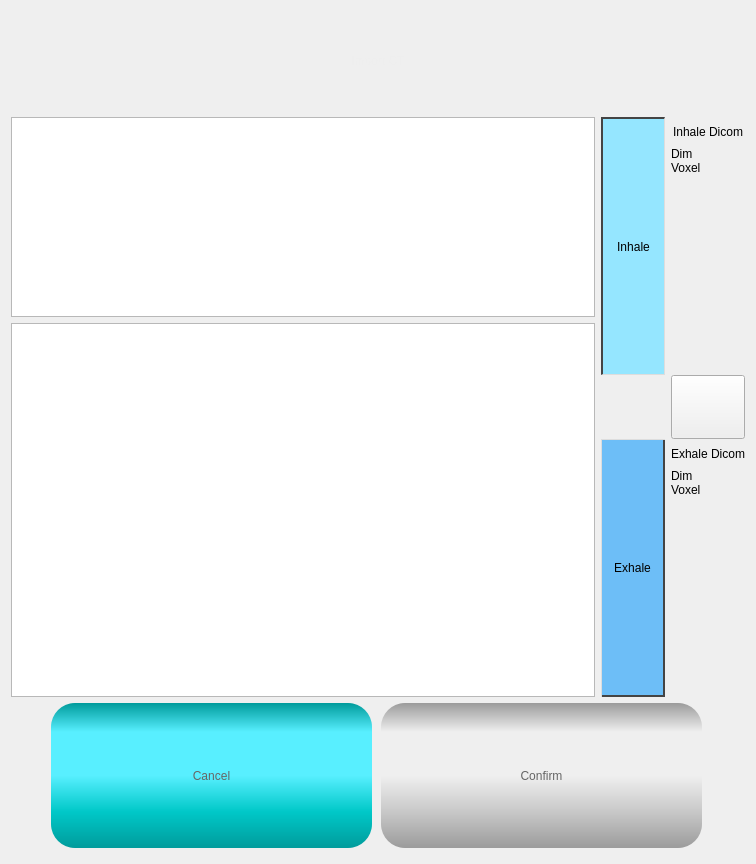
          <widget class="QWidget" name="pgDicomList">
           <layout class="QGridLayout" name="gridLayout_12">
            <item row="1" column="0">
             <widget class="QTreeView" name="treeDicomFilter">
              <property name="maximumSize">
               <size>
                <width>16777215</width>
                <height>200</height>
               </size>
              </property>
              <property name="styleSheet">
               <string notr="true">font: 12pt &quot;Arial&quot;;</string>
              </property>
             </widget>
            </item>
            <item row="1" column="1" rowspan="2">
             <widget class="QWidget" name="wdgButtonGroup" native="true">
              <property name="styleSheet">
               <string notr="true">#wdgArrowRight{
	image:url(image/cil-arrow-thick-from-left.png);
}

QPushButton{
	background-color:rgb(109, 190, 247);
	border-top:1px solid #ddd;
	border-left:1px solid #ddd;
	border-bottom:2px solid #444;
	border-right:2px solid #444;
}

QPushButton:checked{
	background-color:rgb(149, 230, 255);
	border-top:2px solid #444;
	border-left:2px solid #444;
	border-bottom:1px solid #ddd;
	border-right:1px solid #ddd;
}</string>
              </property>
              <layout class="QVBoxLayout" name="verticalLayout_7">
               <property name="spacing">
                <number>0</number>
               </property>
               <property name="leftMargin">
                <number>0</number>
               </property>
               <property name="topMargin">
                <number>0</number>
               </property>
               <property name="rightMargin">
                <number>0</number>
               </property>
               <property name="bottomMargin">
                <number>0</number>
               </property>
               <item>
                <widget class="QPushButton" name="btnInhale">
                 <property name="sizePolicy">
                  <sizepolicy hsizetype="Minimum" vsizetype="Expanding">
                   <horstretch>0</horstretch>
                   <verstretch>0</verstretch>
                  </sizepolicy>
                 </property>
                 <property name="maximumSize">
                  <size>
                   <width>64</width>
                   <height>16777215</height>
                  </size>
                 </property>
                 <property name="text">
                  <string>Inhale</string>
                 </property>
                 <property name="checkable">
                  <bool>true</bool>
                 </property>
                 <property name="checked">
                  <bool>true</bool>
                 </property>
                 <attribute name="buttonGroup">
                  <string notr="true">btgDicom</string>
                 </attribute>
                </widget>
               </item>
               <item>
                <widget class="QWidget" name="wdgArrowRight" native="true">
                 <property name="minimumSize">
                  <size>
                   <width>64</width>
                   <height>64</height>
                  </size>
                 </property>
                 <property name="maximumSize">
                  <size>
                   <width>64</width>
                   <height>16777215</height>
                  </size>
                 </property>
                </widget>
               </item>
               <item>
                <widget class="QPushButton" name="btnExhale">
                 <property name="sizePolicy">
                  <sizepolicy hsizetype="Minimum" vsizetype="Expanding">
                   <horstretch>0</horstretch>
                   <verstretch>0</verstretch>
                  </sizepolicy>
                 </property>
                 <property name="maximumSize">
                  <size>
                   <width>64</width>
                   <height>16777215</height>
                  </size>
                 </property>
                 <property name="text">
                  <string>Exhale</string>
                 </property>
                 <property name="checkable">
                  <bool>true</bool>
                 </property>
                 <attribute name="buttonGroup">
                  <string notr="true">btgDicom</string>
                 </attribute>
                </widget>
               </item>
              </layout>
             </widget>
            </item>
            <item row="1" column="2" rowspan="2">
             <widget class="QWidget" name="wdgPreview" native="true">
              <property name="maximumSize">
               <size>
                <width>300</width>
                <height>16777215</height>
               </size>
              </property>
              <property name="styleSheet">
               <string notr="true">#lblInhale, #lblExhale{
	font: 12pt &quot;Arial&quot;;
	background-color:rgb(24, 255, 217);
}

#lblInfoInhale{
	font: 9pt &quot;Courier New&quot;;
	background-color:rgb(100, 0, 0);
	color:#ff0;
}

 #lblInfoExhale{
	font: 9pt &quot;Courier New&quot;;
	background-color:rgb(0,100, 0);
	color:#ff0;
}

QPushButton{
	image:url(image\\swap-vertical.png);
	background-color:rgb(109, 190, 247);
	border-top:1px solid #ddd;
	border-left:1px solid #ddd;
	border-bottom:2px solid #444;
	border-right:2px solid #444;
}

QPushButton:pressed{
	border-top:2px solid #444;
	border-left:2px solid #444;
	border-bottom:1px solid #ddd;
	border-right:1px solid #ddd;
}

#wdgInhale{
	background-color:rgb(100, 0, 0);
}

#wdgExhale{
	background-color:rgb(0,100, 0);
}
</string>
              </property>
              <layout class="QVBoxLayout" name="verticalLayout_6">
               <property name="spacing">
                <number>0</number>
               </property>
               <property name="leftMargin">
                <number>0</number>
               </property>
               <property name="topMargin">
                <number>0</number>
               </property>
               <property name="rightMargin">
                <number>0</number>
               </property>
               <property name="bottomMargin">
                <number>0</number>
               </property>
               <item>
                <widget class="QLabel" name="lblInhale">
                 <property name="minimumSize">
                  <size>
                   <width>0</width>
                   <height>30</height>
                  </size>
                 </property>
                 <property name="maximumSize">
                  <size>
                   <width>16777215</width>
                   <height>30</height>
                  </size>
                 </property>
                 <property name="text">
                  <string>Inhale Dicom</string>
                 </property>
                 <property name="alignment">
                  <set>Qt::AlignCenter</set>
                 </property>
                </widget>
               </item>
               <item>
                <widget class="QLabel" name="lblInfoInhale">
                 <property name="text">
                  <string>Dim
Voxel</string>
                 </property>
                </widget>
               </item>
               <item>
                <widget class="QWidget" name="wdgInhale" native="true">
                 <property name="sizePolicy">
                  <sizepolicy hsizetype="Preferred" vsizetype="Expanding">
                   <horstretch>0</horstretch>
                   <verstretch>0</verstretch>
                  </sizepolicy>
                 </property>
                 <property name="minimumSize">
                  <size>
                   <width>0</width>
                   <height>200</height>
                  </size>
                 </property>
                </widget>
               </item>
               <item>
                <widget class="QPushButton" name="btnSwap">
                 <property name="minimumSize">
                  <size>
                   <width>0</width>
                   <height>64</height>
                  </size>
                 </property>
                 <property name="text">
                  <string/>
                 </property>
                </widget>
               </item>
               <item>
                <widget class="QLabel" name="lblExhale">
                 <property name="minimumSize">
                  <size>
                   <width>0</width>
                   <height>30</height>
                  </size>
                 </property>
                 <property name="maximumSize">
                  <size>
                   <width>16777215</width>
                   <height>30</height>
                  </size>
                 </property>
                 <property name="text">
                  <string>Exhale Dicom</string>
                 </property>
                 <property name="alignment">
                  <set>Qt::AlignCenter</set>
                 </property>
                </widget>
               </item>
               <item>
                <widget class="QLabel" name="lblInfoExhale">
                 <property name="text">
                  <string>Dim
Voxel</string>
                 </property>
                </widget>
               </item>
               <item>
                <widget class="QWidget" name="wdgExhale" native="true">
                 <property name="sizePolicy">
                  <sizepolicy hsizetype="Preferred" vsizetype="Expanding">
                   <horstretch>0</horstretch>
                   <verstretch>0</verstretch>
                  </sizepolicy>
                 </property>
                 <property name="minimumSize">
                  <size>
                   <width>0</width>
                   <height>200</height>
                  </size>
                 </property>
                </widget>
               </item>
              </layout>
             </widget>
            </item>
            <item row="2" column="0">
             <widget class="QTreeView" name="treeDicom">
              <property name="mouseTracking">
               <bool>true</bool>
              </property>
              <property name="styleSheet">
               <string notr="true">font: 12pt &quot;Arial&quot;;</string>
              </property>
              <property name="selectionBehavior">
               <enum>QAbstractItemView::SelectRows</enum>
              </property>
             </widget>
            </item>
            <item row="0" column="0" colspan="3">
             <widget class="QLabel" name="label_title_6">
              <property name="minimumSize">
               <size>
                <width>0</width>
                <height>100</height>
               </size>
              </property>
              <property name="maximumSize">
               <size>
                <width>16777215</width>
                <height>100</height>
               </size>
              </property>
              <property name="styleSheet">
               <string notr="true">	color:#eeeeee;
	font: 32pt &quot;Cascadia Code SemiBold&quot;;
	padding:0px;
	margin:0px;</string>
              </property>
              <property name="text">
               <string>Import CT</string>
              </property>
              <property name="alignment">
               <set>Qt::AlignCenter</set>
              </property>
             </widget>
            </item>
            <item row="3" column="0" colspan="3">
             <layout class="QHBoxLayout" name="horizontalLayout_12">
              <item>
               <spacer name="horizontalSpacer_29">
                <property name="orientation">
                 <enum>Qt::Horizontal</enum>
                </property>
                <property name="sizeHint" stdset="0">
                 <size>
                  <width>40</width>
                  <height>20</height>
                 </size>
                </property>
               </spacer>
              </item>
              <item>
               <widget class="QPushButton" name="btnCancel">
                <property name="sizePolicy">
                 <sizepolicy hsizetype="Minimum" vsizetype="Fixed">
                  <horstretch>0</horstretch>
                  <verstretch>0</verstretch>
                 </sizepolicy>
                </property>
                <property name="minimumSize">
                 <size>
                  <width>324</width>
                  <height>150</height>
                 </size>
                </property>
                <property name="maximumSize">
                 <size>
                  <width>324</width>
                  <height>16777215</height>
                 </size>
                </property>
                <property name="styleSheet">
                 <string notr="true">QPushButton{
font: 48pt &quot;Arial&quot;;
color:#666666;
border-radius:24px;
background-color: qlineargradient(spread:pad, x1:0, y1:0, x2:0, y2:1, stop:0 rgba(0, 155, 155, 255), stop:0.2 rgba(88, 239, 255, 255), stop:0.5 rgba(88, 239, 255, 255), stop:0.75 rgba(0, 200, 200, 255),  stop:1 rgba(0, 155, 155, 255));
padding: 0px 20px;
margin-bottom:5px;
margin-right:3px;
}

QPushButton:hover{
color:#aa3333;
background-color: qlineargradient(spread:pad, x1:0, y1:0, x2:0, y2:1, stop:0 rgba(50, 155, 155, 255), stop:0.2 rgba(150, 239, 255, 255), stop:0.5 rgba(150, 239, 255, 255), stop:0.75 rgba(50, 200, 200, 255),  stop:1 rgba(50, 155, 155, 255));
}

QPushButton:pressed{
margin-top:5px;
margin-bottom:0px;
margin-left:3px;
margin-right:0px;
}</string>
                </property>
                <property name="text">
                 <string>Cancel</string>
                </property>
               </widget>
              </item>
              <item>
               <widget class="QPushButton" name="btnImport">
                <property name="enabled">
                 <bool>false</bool>
                </property>
                <property name="sizePolicy">
                 <sizepolicy hsizetype="Maximum" vsizetype="Fixed">
                  <horstretch>0</horstretch>
                  <verstretch>0</verstretch>
                 </sizepolicy>
                </property>
                <property name="minimumSize">
                 <size>
                  <width>324</width>
                  <height>150</height>
                 </size>
                </property>
                <property name="styleSheet">
                 <string notr="true">QPushButton{
font: 48pt &quot;Arial&quot;;
color:#666666;
border-radius:24px;
background-color: qlineargradient(spread:pad, x1:0, y1:0, x2:0, y2:1, stop:0 rgba(0, 155, 155, 255), stop:0.2 rgba(88, 239, 255, 255), stop:0.5 rgba(88, 239, 255, 255), stop:0.75 rgba(0, 200, 200, 255),  stop:1 rgba(0, 155, 155, 255));
padding: 0px 20px;
margin-bottom:5px;
margin-right:3px;
}

QPushButton:hover{
color:#aa3333;
background-color: qlineargradient(spread:pad, x1:0, y1:0, x2:0, y2:1, stop:0 rgba(50, 155, 155, 255), stop:0.2 rgba(150, 239, 255, 255), stop:0.5 rgba(150, 239, 255, 255), stop:0.75 rgba(50, 200, 200, 255),  stop:1 rgba(50, 155, 155, 255));
}

QPushButton:pressed{
margin-top:5px;
margin-bottom:0px;
margin-left:3px;
margin-right:0px;
}

QPushButton:disabled{
	background-color: qlineargradient(spread:pad, x1:0, y1:0, x2:0, y2:1, stop:0 rgba(155, 155, 155, 255), stop:0.2 rgba(239, 239, 239, 255), stop:0.5 rgba(239, 239, 239, 255), stop:0.75 rgba(200, 200, 200, 255),  stop:1 rgba(155, 155, 155, 255));
}</string>
                </property>
                <property name="text">
                 <string>Confirm</string>
                </property>
               </widget>
              </item>
              <item>
               <spacer name="horizontalSpacer_30">
                <property name="orientation">
                 <enum>Qt::Horizontal</enum>
                </property>
                <property name="sizeHint" stdset="0">
                 <size>
                  <width>40</width>
                  <height>20</height>
                 </size>
                </property>
               </spacer>
              </item>
             </layout>
            </item>
           </layout>
          </widget>
